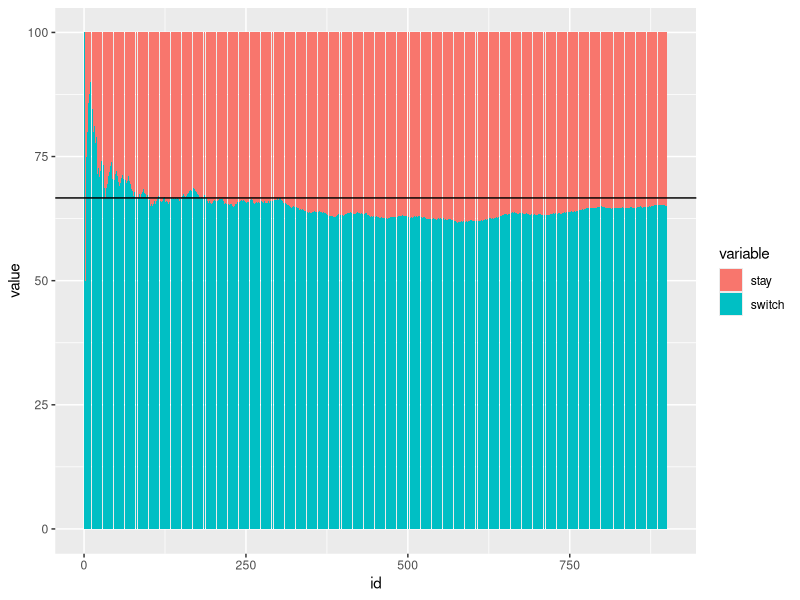

This chart was generated by the following R code:
rm(list=ls())

library(dplyr)
library(tidyr)

babak = function(id){
  # data awal
  data = data.frame(pintu = c('a','b','c'),
                    hadiah = sample(c("mobil",'zonk','zonk'))
  )
  # di mana pintu hadiah dan pintu apa yang dpilihi
  data = 
    data %>% 
    mutate(pintu_isi_hadiah = ifelse(hadiah == "mobil",1,0),
           pintu_pilihan = sample(c(0,0,1)))
  # mencari pintu zonk untuk  dibuka
  dummy = 
    data %>% 
    mutate(dummy = pintu_isi_hadiah + pintu_pilihan) %>% 
    filter(dummy == 0) %>% 
    select(pintu)
  pintu_dibuka = sample(c(dummy$pintu),1)
  data$pintu_dibuka = ifelse(data$pintu == pintu_dibuka,1,0)
  # apakah pilihan kita berhasil?
  data = 
    data %>% filter(pintu_pilihan == 1)
  mean(data$pintu_pilihan == data$pintu_isi_hadiah)
}

simulasi = data.frame(id = c(1:900))
simulasi$hasil = sapply(simulasi$id,babak)

library(ggplot2)
simulasi %>% 
  mutate(stay = cumsum(hasil)/id*100,
         switch = 100-stay,
         hasil = NULL) %>% 
  reshape2::melt(id.vars = "id") %>% 
  ggplot(aes(x = id,y = value)) +
  geom_col(aes(fill = variable)) +
  geom_hline(yintercept = 2/3*100)
